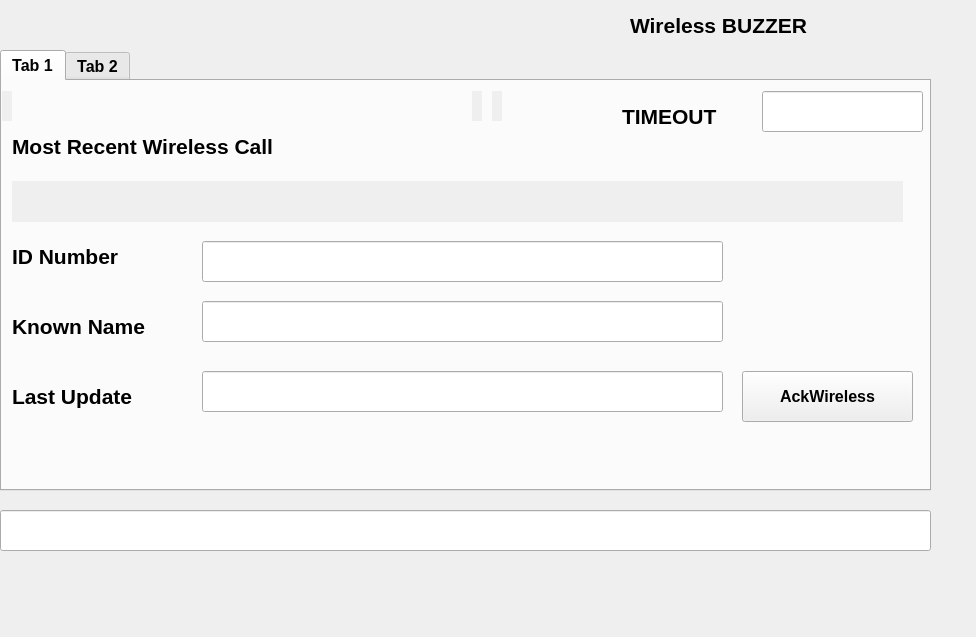
<?xml version="1.0" encoding="UTF-8"?>
<ui version="4.0">
 <class>Nwgnd</class>
 <widget class="QWidget" name="Nwgnd">
  <property name="geometry">
   <rect>
    <x>0</x>
    <y>0</y>
    <width>976</width>
    <height>637</height>
   </rect>
  </property>
  <property name="windowTitle">
   <string>MainWindow</string>
  </property>
  <widget class="QLabel" name="commLED">
   <property name="geometry">
    <rect>
     <x>630</x>
     <y>10</y>
     <width>291</width>
     <height>31</height>
    </rect>
   </property>
   <property name="font">
    <font>
     <pointsize>16</pointsize>
     <weight>75</weight>
     <bold>true</bold>
    </font>
   </property>
   <property name="text">
    <string>&lt;html&gt;&lt;head/&gt;&lt;body&gt;&lt;p&gt;Wireless BUZZER&lt;/p&gt;&lt;/body&gt;&lt;/html&gt;</string>
   </property>
  </widget>
  <widget class="QLineEdit" name="statusLineEdit">
   <property name="geometry">
    <rect>
     <x>0</x>
     <y>510</y>
     <width>931</width>
     <height>41</height>
    </rect>
   </property>
   <property name="font">
    <font>
     <pointsize>20</pointsize>
    </font>
   </property>
  </widget>
  <widget class="QTabWidget" name="tabWidget">
   <property name="geometry">
    <rect>
     <x>0</x>
     <y>50</y>
     <width>931</width>
     <height>441</height>
    </rect>
   </property>
   <property name="font">
    <font>
     <pointsize>12</pointsize>
     <weight>75</weight>
     <bold>true</bold>
    </font>
   </property>
   <property name="currentIndex">
    <number>0</number>
   </property>
   <widget class="QWidget" name="tab_3">
    <attribute name="title">
     <string>Tab 1</string>
    </attribute>
    <widget class="QLabel" name="connLED">
     <property name="geometry">
      <rect>
       <x>0</x>
       <y>10</y>
       <width>10</width>
       <height>30</height>
      </rect>
     </property>
     <property name="palette">
      <palette>
       <active>
        <colorrole role="ButtonText">
         <brush brushstyle="SolidPattern">
          <color alpha="255">
           <red>13</red>
           <green>12</green>
           <blue>54</blue>
          </color>
         </brush>
        </colorrole>
       </active>
       <inactive>
        <colorrole role="ButtonText">
         <brush brushstyle="SolidPattern">
          <color alpha="255">
           <red>13</red>
           <green>12</green>
           <blue>54</blue>
          </color>
         </brush>
        </colorrole>
       </inactive>
       <disabled>
        <colorrole role="ButtonText">
         <brush brushstyle="SolidPattern">
          <color alpha="255">
           <red>141</red>
           <green>144</green>
           <blue>145</blue>
          </color>
         </brush>
        </colorrole>
       </disabled>
      </palette>
     </property>
     <property name="autoFillBackground">
      <bool>true</bool>
     </property>
     <property name="frameShadow">
      <enum>QFrame::Plain</enum>
     </property>
     <property name="text">
      <string/>
     </property>
    </widget>
    <widget class="QLineEdit" name="raw_wirelessID">
     <property name="geometry">
      <rect>
       <x>200</x>
       <y>160</y>
       <width>521</width>
       <height>41</height>
      </rect>
     </property>
     <property name="font">
      <font>
       <pointsize>20</pointsize>
      </font>
     </property>
    </widget>
    <widget class="QLabel" name="label_6">
     <property name="geometry">
      <rect>
       <x>10</x>
       <y>50</y>
       <width>341</width>
       <height>31</height>
      </rect>
     </property>
     <property name="font">
      <font>
       <pointsize>16</pointsize>
       <weight>75</weight>
       <bold>true</bold>
      </font>
     </property>
     <property name="text">
      <string>&lt;html&gt;&lt;head/&gt;&lt;body&gt;&lt;p&gt;Most Recent Wireless Call&lt;/p&gt;&lt;/body&gt;&lt;/html&gt;</string>
     </property>
    </widget>
    <widget class="QLabel" name="label_7">
     <property name="geometry">
      <rect>
       <x>620</x>
       <y>20</y>
       <width>121</width>
       <height>31</height>
      </rect>
     </property>
     <property name="font">
      <font>
       <pointsize>16</pointsize>
       <weight>75</weight>
       <bold>true</bold>
      </font>
     </property>
     <property name="text">
      <string>&lt;html&gt;&lt;head/&gt;&lt;body&gt;&lt;p&gt;TIMEOUT&lt;/p&gt;&lt;/body&gt;&lt;/html&gt;</string>
     </property>
    </widget>
    <widget class="QLineEdit" name="timeOUTLineEdit">
     <property name="geometry">
      <rect>
       <x>760</x>
       <y>10</y>
       <width>161</width>
       <height>41</height>
      </rect>
     </property>
     <property name="font">
      <font>
       <pointsize>20</pointsize>
      </font>
     </property>
    </widget>
    <widget class="QLabel" name="redLED">
     <property name="geometry">
      <rect>
       <x>470</x>
       <y>10</y>
       <width>10</width>
       <height>30</height>
      </rect>
     </property>
     <property name="palette">
      <palette>
       <active>
        <colorrole role="ButtonText">
         <brush brushstyle="SolidPattern">
          <color alpha="255">
           <red>13</red>
           <green>12</green>
           <blue>54</blue>
          </color>
         </brush>
        </colorrole>
       </active>
       <inactive>
        <colorrole role="ButtonText">
         <brush brushstyle="SolidPattern">
          <color alpha="255">
           <red>13</red>
           <green>12</green>
           <blue>54</blue>
          </color>
         </brush>
        </colorrole>
       </inactive>
       <disabled>
        <colorrole role="ButtonText">
         <brush brushstyle="SolidPattern">
          <color alpha="255">
           <red>141</red>
           <green>144</green>
           <blue>145</blue>
          </color>
         </brush>
        </colorrole>
       </disabled>
      </palette>
     </property>
     <property name="autoFillBackground">
      <bool>true</bool>
     </property>
     <property name="frameShadow">
      <enum>QFrame::Plain</enum>
     </property>
     <property name="text">
      <string/>
     </property>
    </widget>
    <widget class="QLabel" name="grnLED">
     <property name="geometry">
      <rect>
       <x>490</x>
       <y>10</y>
       <width>10</width>
       <height>30</height>
      </rect>
     </property>
     <property name="palette">
      <palette>
       <active>
        <colorrole role="ButtonText">
         <brush brushstyle="SolidPattern">
          <color alpha="255">
           <red>13</red>
           <green>12</green>
           <blue>54</blue>
          </color>
         </brush>
        </colorrole>
       </active>
       <inactive>
        <colorrole role="ButtonText">
         <brush brushstyle="SolidPattern">
          <color alpha="255">
           <red>13</red>
           <green>12</green>
           <blue>54</blue>
          </color>
         </brush>
        </colorrole>
       </inactive>
       <disabled>
        <colorrole role="ButtonText">
         <brush brushstyle="SolidPattern">
          <color alpha="255">
           <red>141</red>
           <green>144</green>
           <blue>145</blue>
          </color>
         </brush>
        </colorrole>
       </disabled>
      </palette>
     </property>
     <property name="autoFillBackground">
      <bool>true</bool>
     </property>
     <property name="frameShadow">
      <enum>QFrame::Plain</enum>
     </property>
     <property name="text">
      <string/>
     </property>
    </widget>
    <widget class="QLabel" name="timeoutLED">
     <property name="geometry">
      <rect>
       <x>10</x>
       <y>100</y>
       <width>891</width>
       <height>41</height>
      </rect>
     </property>
     <property name="palette">
      <palette>
       <active>
        <colorrole role="ButtonText">
         <brush brushstyle="SolidPattern">
          <color alpha="255">
           <red>13</red>
           <green>12</green>
           <blue>54</blue>
          </color>
         </brush>
        </colorrole>
       </active>
       <inactive>
        <colorrole role="ButtonText">
         <brush brushstyle="SolidPattern">
          <color alpha="255">
           <red>13</red>
           <green>12</green>
           <blue>54</blue>
          </color>
         </brush>
        </colorrole>
       </inactive>
       <disabled>
        <colorrole role="ButtonText">
         <brush brushstyle="SolidPattern">
          <color alpha="255">
           <red>141</red>
           <green>144</green>
           <blue>145</blue>
          </color>
         </brush>
        </colorrole>
       </disabled>
      </palette>
     </property>
     <property name="autoFillBackground">
      <bool>true</bool>
     </property>
     <property name="frameShadow">
      <enum>QFrame::Plain</enum>
     </property>
     <property name="text">
      <string/>
     </property>
    </widget>
    <widget class="QLabel" name="label_8">
     <property name="geometry">
      <rect>
       <x>10</x>
       <y>160</y>
       <width>171</width>
       <height>31</height>
      </rect>
     </property>
     <property name="font">
      <font>
       <pointsize>16</pointsize>
       <weight>75</weight>
       <bold>true</bold>
      </font>
     </property>
     <property name="text">
      <string>&lt;html&gt;&lt;head/&gt;&lt;body&gt;&lt;p&gt;ID Number&lt;/p&gt;&lt;/body&gt;&lt;/html&gt;</string>
     </property>
    </widget>
    <widget class="QLabel" name="label_9">
     <property name="geometry">
      <rect>
       <x>10</x>
       <y>230</y>
       <width>171</width>
       <height>31</height>
      </rect>
     </property>
     <property name="font">
      <font>
       <pointsize>16</pointsize>
       <weight>75</weight>
       <bold>true</bold>
      </font>
     </property>
     <property name="text">
      <string>&lt;html&gt;&lt;head/&gt;&lt;body&gt;&lt;p&gt;Known Name&lt;/p&gt;&lt;/body&gt;&lt;/html&gt;</string>
     </property>
    </widget>
    <widget class="QLineEdit" name="raw_wirelessNAME">
     <property name="geometry">
      <rect>
       <x>200</x>
       <y>220</y>
       <width>521</width>
       <height>41</height>
      </rect>
     </property>
     <property name="font">
      <font>
       <pointsize>20</pointsize>
      </font>
     </property>
    </widget>
    <widget class="QLineEdit" name="raw_wirelessTIME">
     <property name="geometry">
      <rect>
       <x>200</x>
       <y>290</y>
       <width>521</width>
       <height>41</height>
      </rect>
     </property>
     <property name="font">
      <font>
       <pointsize>20</pointsize>
      </font>
     </property>
    </widget>
    <widget class="QLabel" name="label_10">
     <property name="geometry">
      <rect>
       <x>10</x>
       <y>300</y>
       <width>171</width>
       <height>31</height>
      </rect>
     </property>
     <property name="font">
      <font>
       <pointsize>16</pointsize>
       <weight>75</weight>
       <bold>true</bold>
      </font>
     </property>
     <property name="text">
      <string>&lt;html&gt;&lt;head/&gt;&lt;body&gt;&lt;p&gt;Last Update&lt;/p&gt;&lt;/body&gt;&lt;/html&gt;</string>
     </property>
    </widget>
    <widget class="QPushButton" name="pushButtonAck">
     <property name="geometry">
      <rect>
       <x>740</x>
       <y>290</y>
       <width>171</width>
       <height>51</height>
      </rect>
     </property>
     <property name="text">
      <string>AckWireless</string>
     </property>
    </widget>
   </widget>
   <widget class="QWidget" name="tab_4">
    <attribute name="title">
     <string>Tab 2</string>
    </attribute>
   </widget>
  </widget>
 </widget>
 <resources/>
 <connections/>
</ui>
